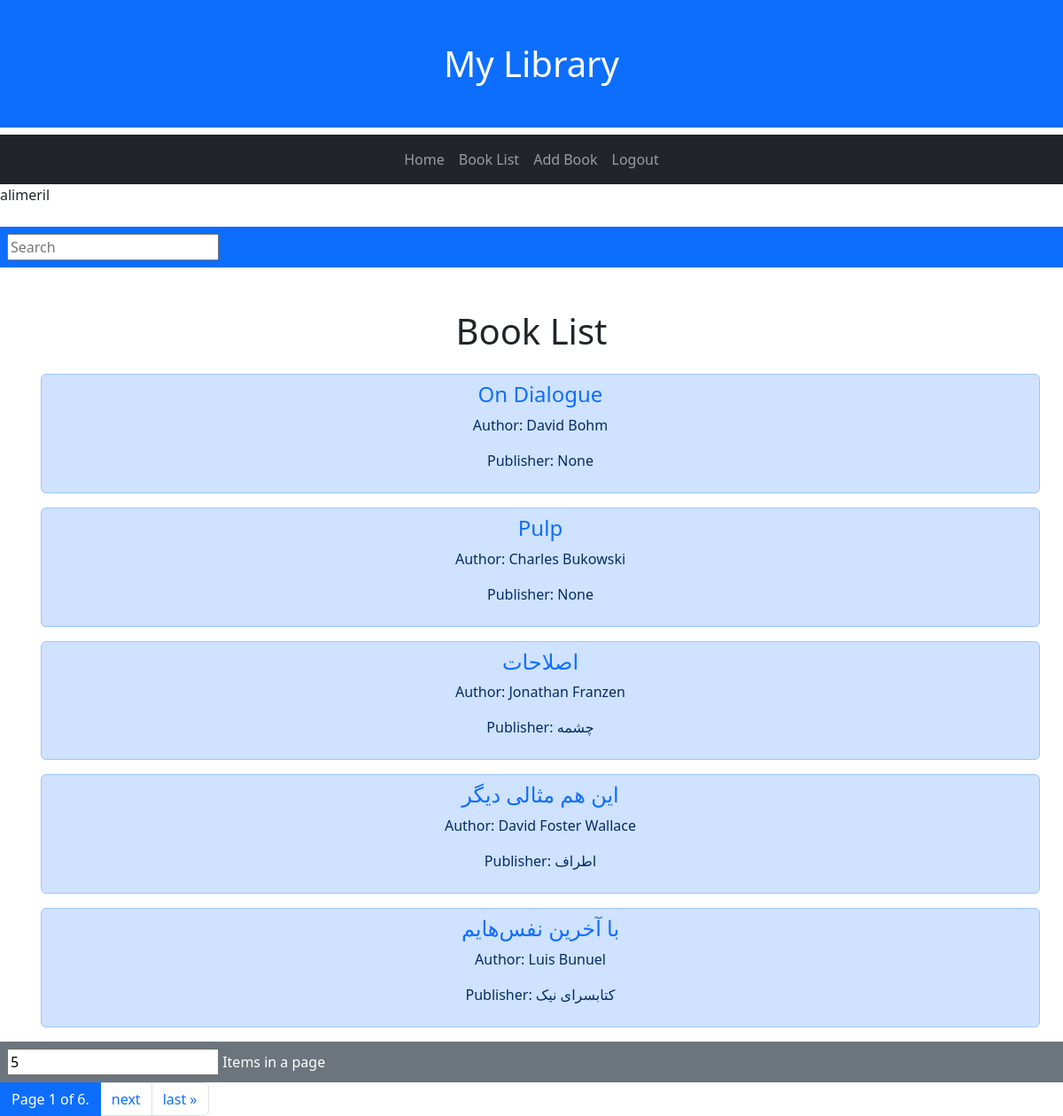
The page /ListPage/ (signed in) on the database its author committed.
### library/models.py (models this page shows, shortened)
class Book(models.Model):
    title = models.CharField(max_length=100)
    author_name = models.CharField('Author Name',max_length=50, null = True, blank=True)
    author_surname = models.CharField('Author Surname',max_length=50)
    publisher = models.CharField(max_length=50, null=True, blank=True)
    genre = models.CharField(
        max_length = 20,
        choices = GENRE_CHOICES,
        default = 'Literature'
    )
    created = models.DateTimeField(auto_now_add=True)
    borrowed = models.BooleanField(default=False)
    class Meta:
        ordering = ['title']

### library/views.py (the view)
# urls.py: path('ListPage/', views.ListPage.as_view(), name = 'ListPage'),
class ListPage(generic.ListView):
    template_name = "library/booklist.html"
    context_object_name = 'book_list'
    paginate_by = 5
    def get_queryset(self):
        q = self.request.GET.get('q') if self.request.GET.get('q') != None else ""
        p = int(self.request.GET.get('p')) if self.request.GET.get('p') != None else self.paginate_by
        self.paginate_by = p
        book_list = Book.objects.filter(
            Q(title__icontains = q) |
            Q(author_surname__icontains = q) |
            Q(genre__icontains = q) |
            Q(publisher__icontains = q)
        ).values()
        return book_list
    def get_context_data(self, *args, **kwargs):
        context = super(ListPage,self).get_context_data(*args,**kwargs)
        q = self.request.GET.get('q') if self.request.GET.get('q') != None else ""
        p = int(self.request.GET.get('p')) if self.request.GET.get('p') != None else self.paginate_by
        context['query'] = q
        context['pagination'] = p
        return context

### library/templates/library/booklist.html (shortened to what this page needs)
{% extends "library/master.html" %}
{% block content %}
<form class="pt-2" method = "GET" action = "{% url 'library:ListPage' %}">
    <div class="container-fluid p-2 bg-primary">
        <input type = "text" name="q" placeholder="Search" value="{{query}}">
    </div>
</form>
<h1 class=".container-fluid text-center pt-5">Book List</h1>
<ul>
    {% for book in book_list %}
        <div class="container pt-3 list-group text-center" >
            <li class="list-group-item list-group-item-primary"><h4><a class="text-decoration-none" href = "{% url 'library:detail' book.id %}">{{book.title}}</a></h4>
            {% if book.author_name == null %}
                <p>Author: {{book.author_surname}}</p>
                <p> Publisher: {{book.publisher}}</p>
            {% else %}
                <p>Author: {{book.author_name}} {{book.author_surname}}</p>
                <p> Publisher: {{book.publisher}}</p>
            {% endif %}
            </li>
        </div>
    {% endfor %}
</ul>
<form method = "GET" action = "{% url 'library:ListPage' %}">
    <div class="container-fluid p-2 text-bg-secondary">
        <input type = "number" name="p" placeholder="5" min="1" value="{{pagination}}">
        <label for="p">Items in a page</label>
    </div>
</form>
<div class="pagination">
    <li class="step-links">
        <span class="current page-link active">
            Page {{ page_obj.number }} of {{ page_obj.paginator.num_pages }}.
        </span>
        {% if page_obj.has_next %}
            <li class="page-item"><a class="page-link" href="?q={{query}}&p={{pagination}}&page={{ page_obj.next_page_number }}">next</a></li>
            <li class="page-item"><a class="page-link" href="?q={{query}}&p={{pagination}}&page={{ page_obj.paginator.num_pages }}">last &raquo;</a></li>
        {% endif %}
</div>
{% endblock %}

### library/templates/library/master.html (shortened to what this page needs)
<!DOCTYPE html>
<html>
<head>
  <link href="https://cdn.jsdelivr.net/npm/bootstrap@5.3.3/dist/css/bootstrap.min.css" rel="stylesheet">
</head>
<body>
  <h1 class="container-fluid p-5 bg-primary text-white text-center">My Library</h1>
  <nav class="navbar navbar-expand-sm bg-dark navbar-dark">
    <div class="container-fluid justify-content-center">
      <ul class="navbar-nav nav-pills">
        <li class="nav-item"><a class="nav-link" href = "{% url 'library:home' %}">Home</a></li>
        <li class="nav-item"><a class="nav-link" href = "{% url 'library:ListPage' %}">Book List</a></li>
        <li class="nav-item"><a class="nav-link" href = "{% url 'library:AddPage' %}">Add Book</a></li>
        {% if request.user.is_authenticated %}
        <li class="nav-item"><a class="nav-link" href = "{% url 'library:ConfirmLogout' %}">Logout</a></li>
        {% else %}
        <li class="nav-item"><a class="nav-link" href = "{% url 'library:Login' %}">Login</a></li>
        {% endif %}
      </ul>
    </div>
  </nav>
  {% if request.user.is_authenticated %}
  <p>{{request.user.username}}</p>
  {% endif %}
{% block content %}
{% endblock %}
</body>
</html>

### rows shown on the page
Book: title "On Dialogue", author_name "David", author_surname "Bohm", publisher "None"
Book: title "Pulp", author_name "Charles", author_surname "Bukowski", publisher "None"
Book: title "اصلاحات", author_name "Jonathan", author_surname "Franzen", publisher "چشمه"
Book: title "این هم مثالی دیگر", author_name "David Foster", author_surname "Wallace", publisher "اطراف"
Book: title "با آخرین نفس‌هایم", author_name "Luis", author_surname "Bunuel", publisher "کتابسرای نیک"

### other values the page prints
{{ request.user.username }} "alimeril"
{{ page_obj.number }} "1"
{{ page_obj.paginator.num_pages }} "6"
